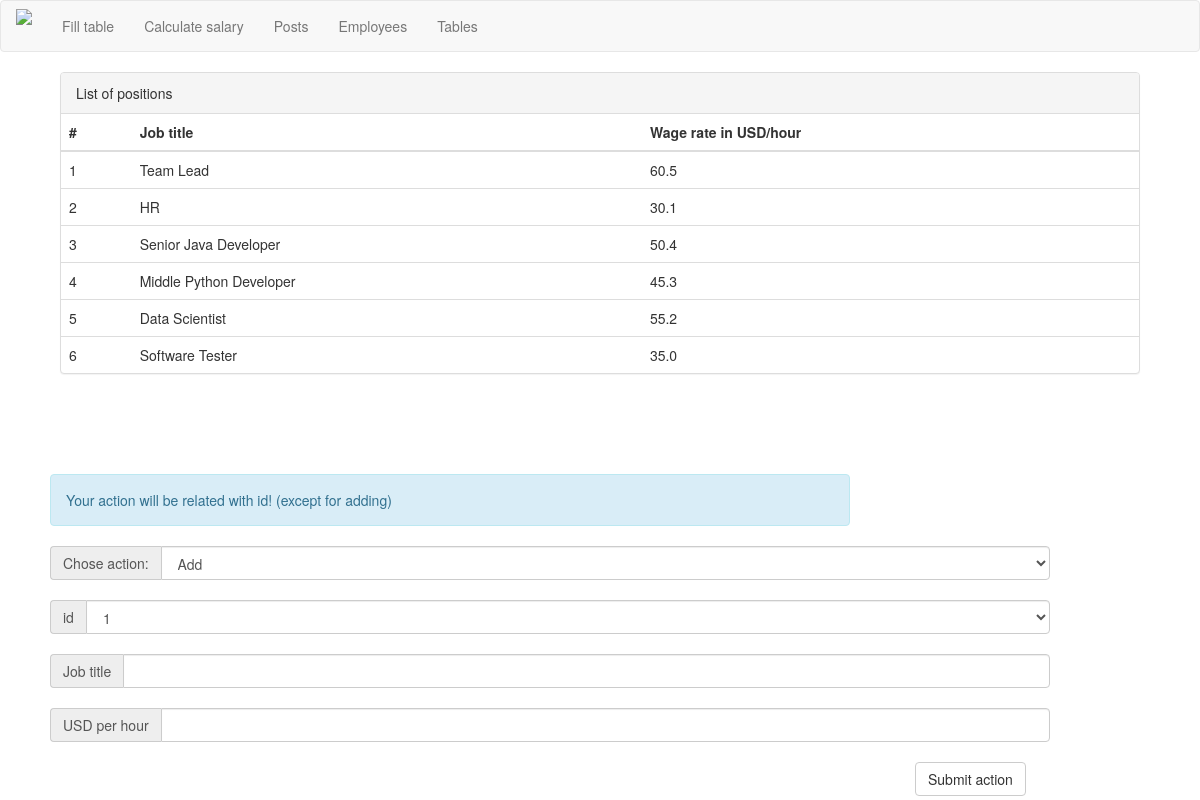
The app's page /posts/, older data.
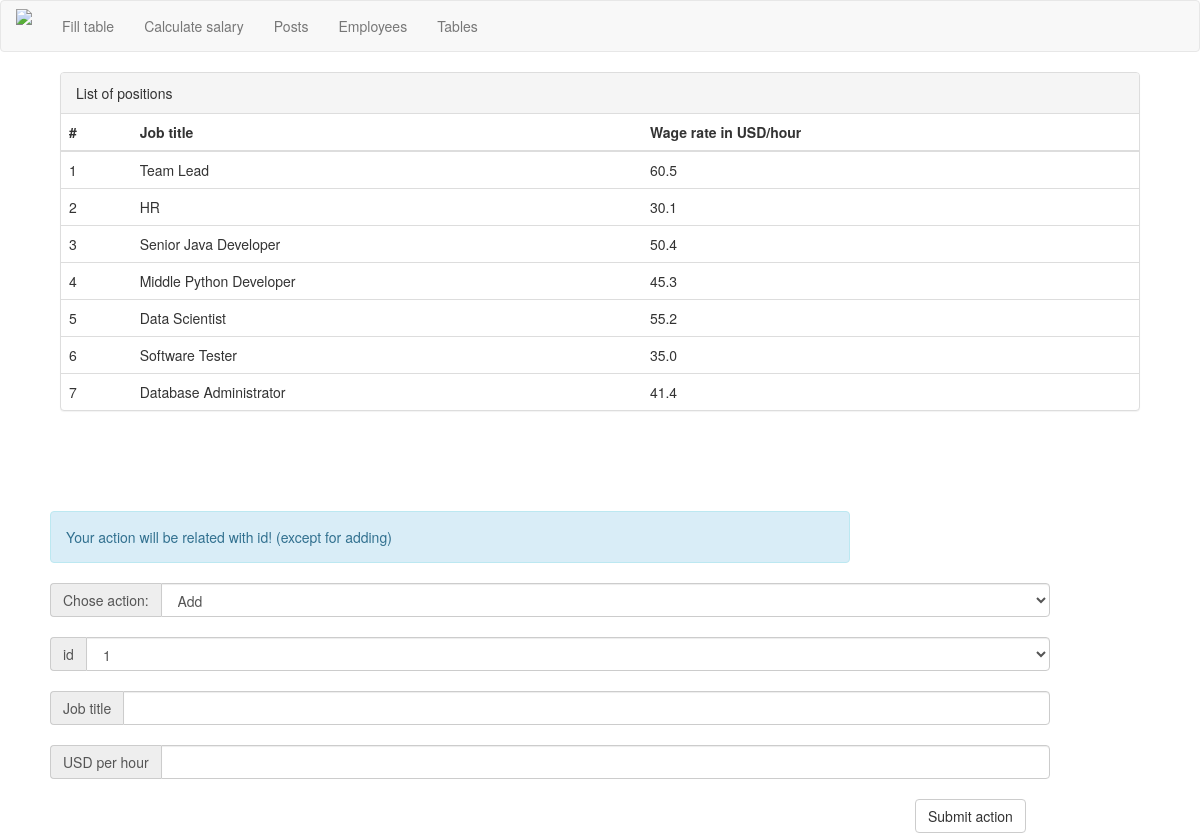
The same page, newer data.
### tables this page shows
CREATE TABLE Posts (id INTEGER, name TEXT, salaryPerHour FLOAT);

### __init__.py (the view)
@app.route('/posts/')
def posts():
    try:
        POSTS_DATA = Position().get_all_db_data()
        return render_template("positionts.html", POSTS_DATA=POSTS_DATA, error=None)
    except Exception as e:
        return render_template("positionts.html", error="Exception has been caught: " + e.args[0])

### Position.py (called while the page is built)
    def get_all_db_data(self):
        db = sqlite.connect(self.database)
        db.row_factory = sqlite.Row
        with db:
            conn = db.cursor()
            conn.execute("SELECT * FROM {}".format(self.table))
            data = conn.fetchall()
            return data

### templates/positionts.html (shortened to what this page needs)
{% extends "header.html" %}
{% block body %}
    <div class="panel panel-default" style="max-width: 90%; margin: auto;">
        <div class="panel-heading">List of positions</div>
        <table class="table">
            <thead>
                <th> # </th>
                <th> Job title </th>
                <th> Wage rate in USD/hour </th>
            </thead>
            <tbody>
                {% for item in POSTS_DATA:%}
                <tr>
                    <td> {{item["id"]}} </td>
                    <td> {{item["name"]}} </td>
                    <td> {{item["salaryPerHour"]}} </td>
                </tr>
                {% endfor %}
            </tbody>
        </table>
    </div>
    <form method="POST" action="/posts-handler/">
        <div class="alert alert-info" role="alert" style="margin:100px 50px 20px 50px; width: 800px;">
            Your action will be related with id! (except for adding)
        </div>
        <div class="input-group" style="margin: 20px 50px; width: 1000px;">
            <span class="input-group-addon" id="basic-addon1"> Chose action: </span>
            <select type="text" class="form-control"
                    aria-describedby="basic-addon1" name="action" value="{{request.form.action}}">
                <option value="add">Add</option>
            </select>
        </div>
        <div class="input-group" style="margin: 20px 50px; width: 1000px;">
            <span class="input-group-addon" id="basic-addon1"> id </span>
            <select type="text" class="form-control"
                    aria-describedby="basic-addon1" name="id" value="{{request.form.id}}">
                {% for post in POSTS_DATA%}
                <option value="{{post['id']}}">{{post["id"]}}</option>
                {% endfor %}
            </select>
        </div>
        <div class="input-group" style="margin: 20px 50px; width: 1000px;">
            <span class="input-group-addon" id="basic-addon1"> Job title </span>
            <input type="text" class="form-control"
                    aria-describedby="basic-addon1" name="name" value="{{request.form.name}}">
        </div>
        <div class="input-group" style="margin: 20px 50px; width: 1000px;">
            <span class="input-group-addon" id="basic-addon1"> USD per hour </span>
            <input type="text" class="form-control"
                    aria-describedby="basic-addon1" name="salary" value="{{request.form.salary}}">
        </div>
        <button type="submit" class="btn btn-default" style="margin-left: 915px;"> Submit action </button>
    </form>
{% endblock %}

Row changes from the older to the newer data that the page shows:
added Posts: id "7", name "Database Administrator", salaryPerHour "41.4"
